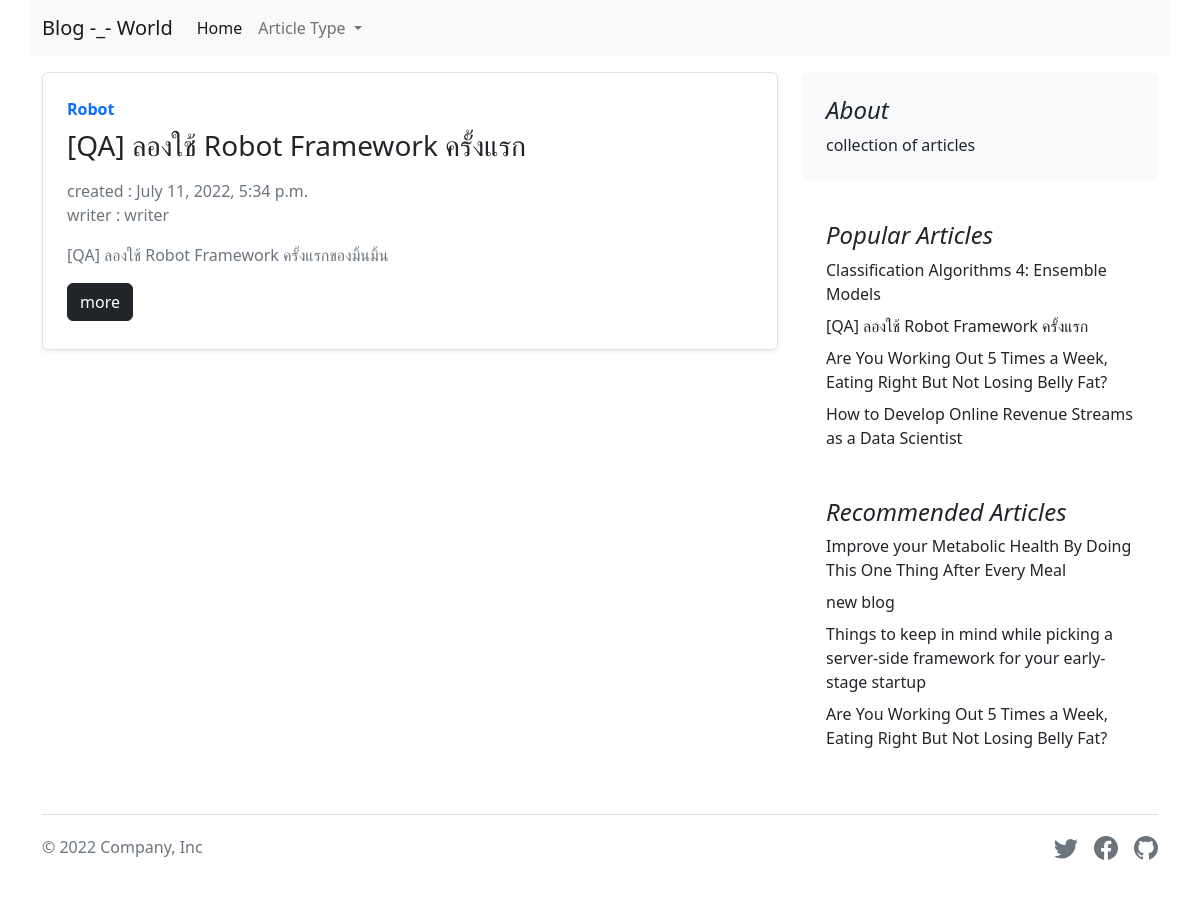
The app's page /11/ with its own data.
### blog/models.py (models this page shows, shortened)
class Blogs(models.Model) :
    name = models.CharField(max_length=255)
    description = models.TextField()
    content = models.TextField()
    category = models.ForeignKey(Category,on_delete=models.CASCADE)
    writer = models.CharField(max_length=255)
    views = models.IntegerField(default=0)
    created = models.DateTimeField(auto_now_add=True)

### category/models.py (models this page shows)
class Category(models.Model) :
    name = models.CharField(max_length=255,unique=True)
    def __str__(self):
        return self.name

### blog/views.py (the view)
# urls.py: path('<int:category_id>/', resultdata, name='resultdata'),
def resultdata(request, category_id):
    results = Blogs.objects.filter(category_id=category_id)
    context = {
        'results': results,
        'categories': categories,
        'recommend': recommend,
        'popular': popular
    }
    return render(request, 'result.html', context)

### blog/templates/result.html (shortened to what this page needs)
{% extends 'layout.html' %}
{% block content %}
<div class="col-md-8" id="all_articles">
    {% for blog in results %}
    <div>
        <div class="row g-0 border rounded overflow-hidden flex-md-row mb-4 shadow-sm h-md-250 position-relative">
            <div class="col p-4 d-flex flex-column position-static">
                <strong class="d-inline-block mb-2 text-primary">{{blog.category}}</strong>
                <h3 class="mb-0">{{blog.name}}</h3>
                <div class="mb-1 text-muted">
                    <span class="row mx-0 mt-3">created : {{blog.created}}</span>
                    <span class="row mx-0 mb-3">writer : {{blog.writer}}</span>
                    <p class="card-text mb-auto">{{blog.description}}</p>
                    <a href="{% url 'blogDetail' blog.id %}" class="btn btn-dark mt-3">more</a>
                </div>
            </div>
        </div>
    </div>
    {% endfor %}
</div>
{% endblock %}

### blog/templates/layout.html (shortened to what this page needs)
<!doctype html>
<html lang="en">
<head>
    <link href="https://cdn.jsdelivr.net/npm/bootstrap@5.2.0-beta1/dist/css/bootstrap.min.css" rel="stylesheet"
>
</head>
<body>
    <nav class="navbar navbar-expand-lg bg-light container sticky-top mb-3">
        <div class="container-fluid">
          <a class="navbar-brand" href="/">Blog -_- World</a>
          <div class="collapse navbar-collapse" id="navbarNavDropdown">
            <ul class="navbar-nav">
              <li class="nav-item">
                <a class="nav-link active" aria-current="page" href="/">Home</a>
              </li>
              <li class="nav-item dropdown">
                <a class="nav-link dropdown-toggle" href="#" id="navbarDropdownMenuLink" role="button" data-bs-toggle="dropdown" aria-expanded="false">
                    Article Type
                </a>
              </li>
            </ul>
          </div>
        </div>
      </nav>
    <main class="container">
        <div class="row g-4">
            {% block content %}
            {% endblock %}
            <div class="col-md-4">
                <div class="position-sticky" style="top: 2rem;">
                    <div class="p-4 mb-3 bg-light rounded">
                        <h4 class="fst-italic">About</h4>
                        <p class="mb-0">collection of articles</p>
                    </div>
                    <div class="p-4">
                        <h4 class="fst-italic">Popular Articles</h4>
                        <ol class="list-unstyled mb-0">
                            {% for blog in popular %}
                            <li class="mt-2"><a href="{% url 'blogDetail' blog.id %}" class="text-dark text-decoration-none">{{blog.name}}</a></li>
                            {% endfor %}
                        </ol>
                    </div>
                    <div class="p-4">
                        <h4 class="fst-italic">Recommended Articles</h4>
                        <ol class="list-unstyled">
                            {% for blog in recommend %}
                            <li class="mt-2"><a href="{% url 'blogDetail' blog.id %}" class="text-dark text-decoration-none">{{blog.name}}</a></li>
                            {% endfor %}
                        </ol>
                    </div>
                </div>
            </div>
        </div>
    </main>
    <div class="container">
        <footer class="d-flex flex-wrap justify-content-between align-items-center py-3 my-4 border-top">
          <p class="col-md-4 mb-0 text-muted">&copy; 2022 Company, Inc</p>
          <a href="/" class="col-md-4 d-flex align-items-center justify-content-center mb-3 mb-md-0 me-md-auto link-dark text-decoration-none">
            <svg class="bi me-2" width="40" height="32"><use xlink:href="#bootstrap"/></svg>
          </a>
          <ul class="nav col-md-4 justify-content-end list-unstyled d-flex">
            <li class="ms-3">
                <a class="text-muted" href="#">
                </a>
             </li>
            <li class="ms-3">
                <a class="text-muted" href="#">
                </a>
             </li>
            <li class="ms-3">
                <a class="text-muted" href="#">
                </a>
             </li>
        </footer>
      </div>
</body>
</html>

### records on screen
Blogs: category "Robot", name "[QA] ลองใช้ Robot Framework ครั้งแรก", created "July 11, 2022, 5:34 p.m.", writer "writer", description "[QA] ลองใช้ Robot Framework ครั้งแรกของมิ้นมิ้น"
Blogs: name "Classification Algorithms 4: Ensemble Models"
Blogs: name "Are You Working Out 5 Times a Week, Eating Right But Not Losing Belly Fat?"
Blogs: name "How to Develop Online Revenue Streams as a Data Scientist"
Blogs: name "Improve your Metabolic Health By Doing This One Thing After Every Meal"
Blogs: name "new blog"
Blogs: name "Things to keep in mind while picking a server-side framework for your early-stage startup"
